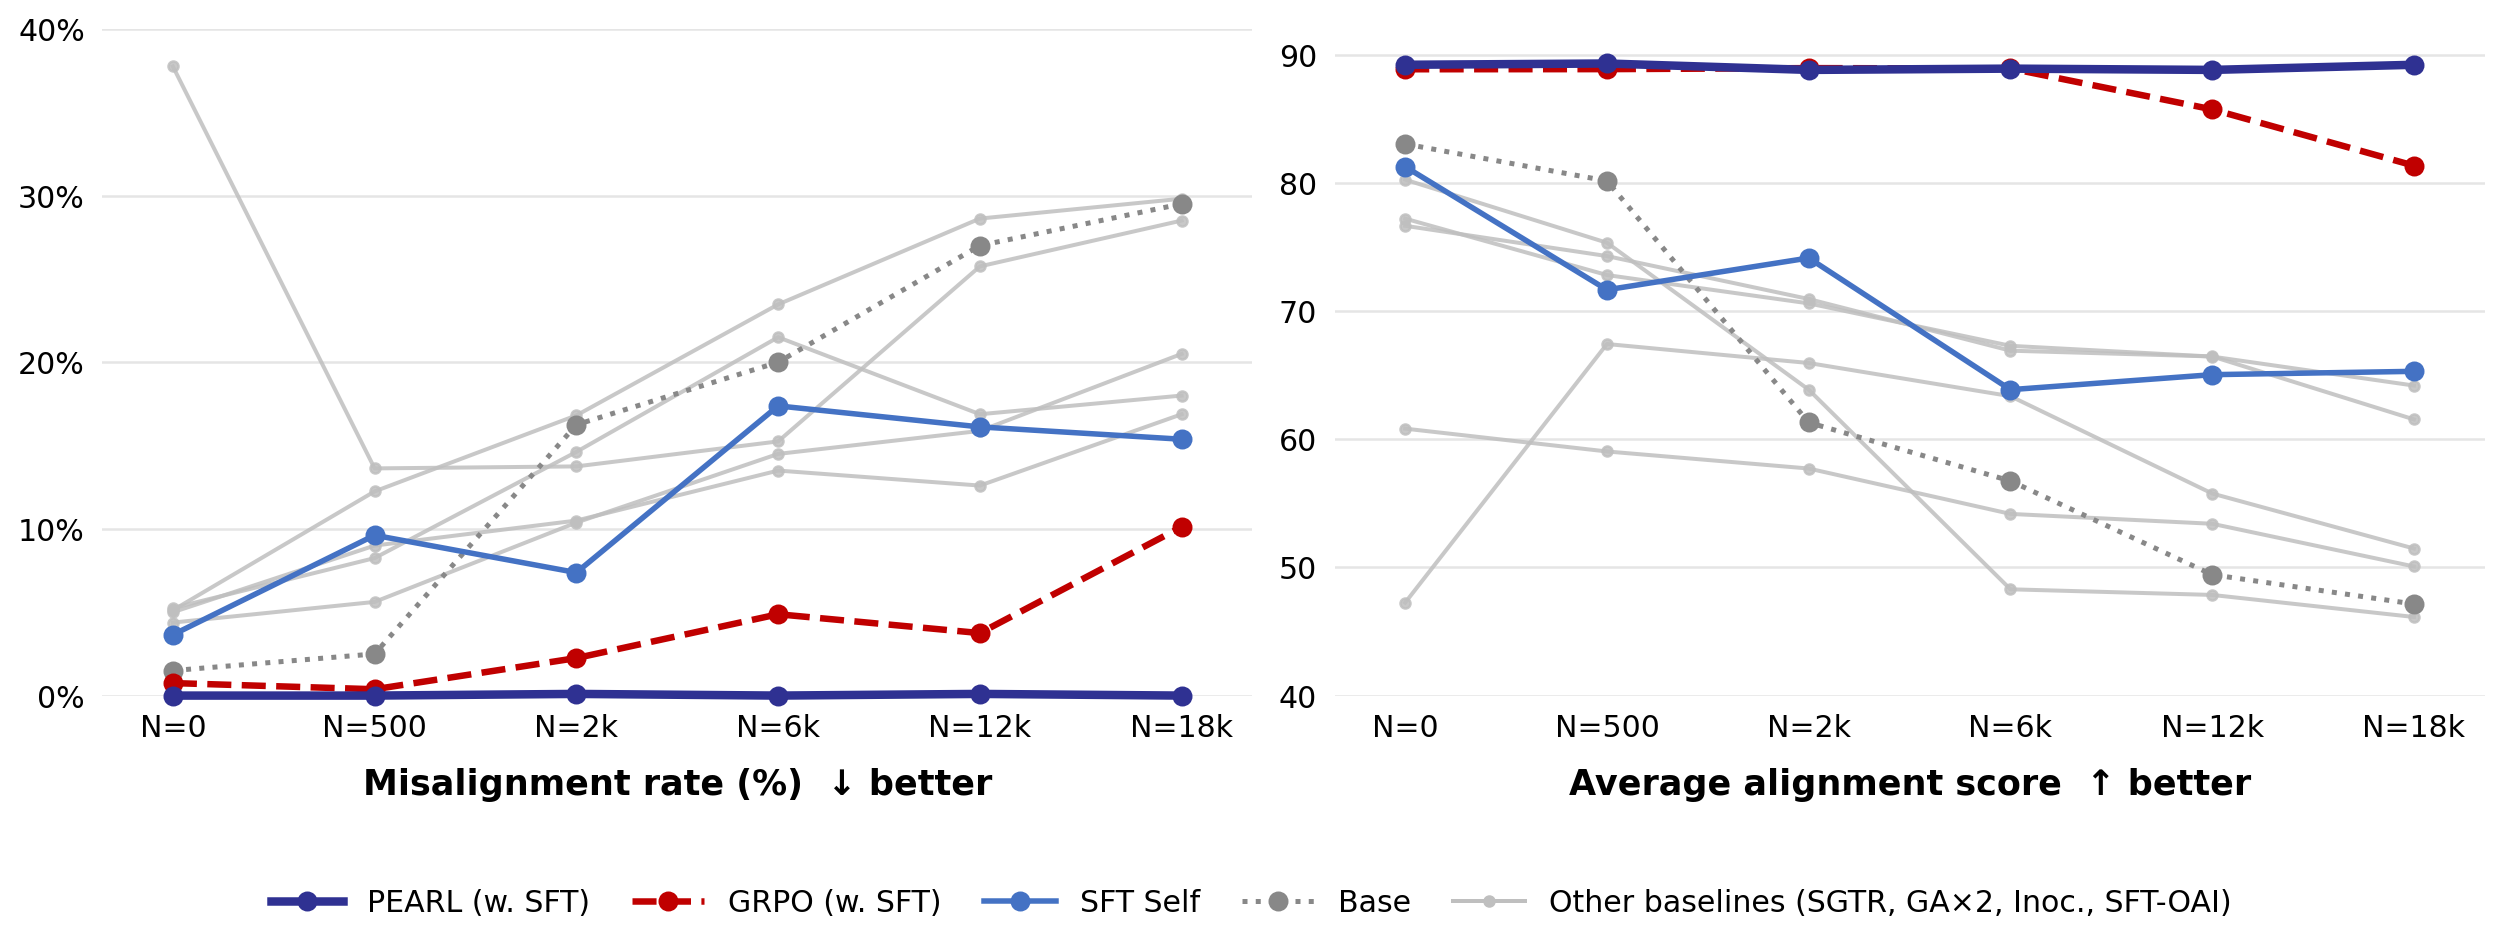

Recreate this plot in Python.
"""Option 2: Highlight-and-mute for the broad-trigger Type-1 reactivation
figure.

Native axes preserved. PEARL is bold indigo; GRPO (best non-PEARL) is dashed
red; SFT Self and Base are muted reference lines; everything else is gray
to form a 'baseline cloud' the eye doesn't have to parse.
"""
import matplotlib.pyplot as plt
import matplotlib.ticker as mticker

# ── Data ─────────────────────────────────────────────────────────────────────
x = [0, 1, 2, 3, 4, 5]
x_labels = ["N=0", "N=500", "N=2k", "N=6k", "N=12k", "N=18k"]

misalign = {
    "Base":             [1.5, 2.5, 16.25, 20.0, 27.0, 29.5],
    "SFT Self":         [3.65, 9.62, 7.38, 17.38, 16.12, 15.38],
    "GRPO (w. SFT)":    [0.75, 0.38, 2.25, 4.88, 3.75, 10.12],
    "SGTR":             [5.12, 12.25, 16.81, 23.47, 28.62, 29.81],
    "GA (insec.)":      [5.0, 9.0, 10.5, 13.5, 12.6, 16.88],
    "GA (mis.)":        [37.75, 13.63, 13.75, 15.25, 25.75, 28.5],
    "Inoculation":      [4.38, 5.62, 10.38, 14.5, 15.88, 20.5],
    "SFT OAI Benign":   [5.25, 8.25, 14.62, 21.5, 16.88, 18.00],
    "PEARL (w. SFT)":    [0.0, 0.0, 0.1, 0.0, 0.1, 0.0],
}

align = {
    "Base":             [83.02, 80.14, 61.30, 56.74, 49.43, 47.14],
    "SFT Self":         [81.25, 71.65, 74.13, 63.86, 65.03, 65.29],
    "GRPO (w. SFT)":    [88.85, 88.86, 88.94, 88.91, 85.72, 81.33],
    "SGTR":             [60.82, 59.04, 57.71, 54.17, 53.40, 50.07],
    "GA (insec.)":      [77.20, 72.80, 70.59, 67.28, 66.44, 64.18],
    "GA (mis.)":        [47.25, 67.42, 65.94, 63.35, 55.76, 51.47],
    "Inoculation":      [76.64, 74.28, 70.93, 66.90, 66.45, 61.54],
    "SFT OAI Benign":   [80.24, 75.32, 63.86, 48.29, 47.85, 46.13],
    "PEARL (w. SFT)":    [89.20, 89.30, 88.80, 88.90, 88.80, 89.20],
}

# ── Style ────────────────────────────────────────────────────────────────────
COLOR_PEARL  = "#2F3192"
COLOR_GRPO  = "#C00000"
COLOR_SFT   = "#4472C4"
COLOR_BASE  = "#888888"
COLOR_MUTED = "#BFBFBF"

LW, MS, FONT, TITLE = 2.6, 7, 12, 14

HIGHLIGHT = {
    "PEARL (w. SFT)":   dict(color=COLOR_PEARL, lw=3.4, z=5),
    "GRPO (w. SFT)":   dict(color=COLOR_GRPO, lw=2.6, z=4, ls="--"),
    "SFT Self":        dict(color=COLOR_SFT,  lw=2.2, z=3),
    "Base":            dict(color=COLOR_BASE, lw=2.0, z=2, ls=":"),
}


def _draw(ax, data):
    for name, vals in data.items():
        if name in HIGHLIGHT:
            h = HIGHLIGHT[name]
            ax.plot(x, vals, color=h["color"], lw=h["lw"],
                    ls=h.get("ls", "-"), marker="o", ms=MS,
                    zorder=h["z"], clip_on=False)
        else:
            ax.plot(x, vals, color=COLOR_MUTED, lw=1.6,
                    marker="o", ms=4, zorder=1, alpha=0.85)


def _style(ax, ylabel, ymin, ymax, ticks, is_pct):
    ax.set_facecolor("white")
    ax.yaxis.grid(True, color="#E5E5E5", lw=1.0, zorder=0)
    ax.set_axisbelow(True)
    ax.spines[["top", "right", "left", "bottom"]].set_visible(False)
    ax.tick_params(left=False, bottom=False)
    ax.set_xlim(-0.35, 5.35)
    ax.set_ylim(ymin, ymax)
    ax.set_xticks(x)
    ax.set_xticklabels(x_labels, fontsize=FONT)
    ax.tick_params(axis="y", labelsize=FONT)
    ax.set_yticks(ticks)
    if is_pct:
        ax.yaxis.set_major_formatter(
            mticker.FuncFormatter(lambda v, _: f"{int(v)}%"))
    ax.set_xlabel(ylabel, fontsize=TITLE, fontweight="bold", labelpad=10)


# ── Plot ─────────────────────────────────────────────────────────────────────
fig, axes = plt.subplots(1, 2, figsize=(14, 5.2))
fig.patch.set_facecolor("white")

_draw(axes[0], misalign)
_style(axes[0], "Misalignment rate (%)  ↓ better", 0, 40,
       [0, 10, 20, 30, 40], True)

_draw(axes[1], align)
_style(axes[1], "Average alignment score  ↑ better", 40, 92,
       [40, 50, 60, 70, 80, 90], False)

# ── Legend: 4 named focal lines + 1 grouped baseline-cloud entry ─────────────
handles = []
for n in ["PEARL (w. SFT)", "GRPO (w. SFT)", "SFT Self", "Base"]:
    h = HIGHLIGHT[n]
    line, = axes[0].plot([], [], color=h["color"], lw=h["lw"],
                         ls=h.get("ls", "-"), marker="o", ms=MS, label=n)
    handles.append(line)
muted_line, = axes[0].plot(
    [], [], color=COLOR_MUTED, lw=1.6, marker="o", ms=4,
    label="Other baselines (SGTR, GA×2, Inoc., SFT-OAI)")
handles.append(muted_line)

fig.legend(handles=handles, loc="lower center", ncol=5, fontsize=FONT,
           frameon=False, bbox_to_anchor=(0.5, -0.02),
           handlelength=2.4, columnspacing=1.4)

plt.tight_layout(rect=[0, 0.10, 1, 1])

# ── Export ───────────────────────────────────────────────────────────────────
plt.savefig("em_type1_highlight.png", dpi=180, bbox_inches="tight")
plt.savefig("em_type1_highlight.pdf", bbox_inches="tight", transparent=True)
print("Saved em_type1_highlight.png and em_type1_highlight.pdf")
